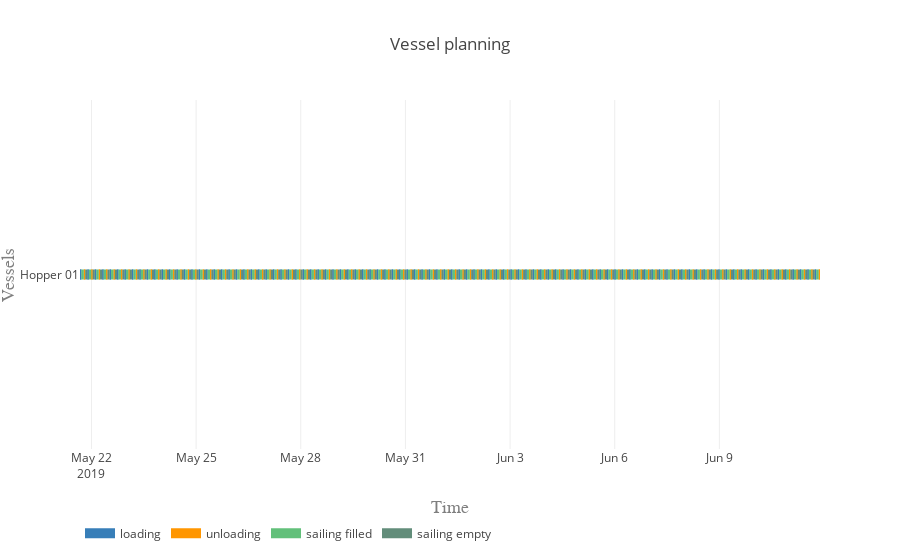

Notebook code cell kept with this figure:
### Markdown cell above
#### Vessel planning

### Code cell
vessels = [hopper]

activities = ['loading', 'unloading', 'sailing filled', 'sailing empty']
colors = {0:'rgb(55,126,184)', 1:'rgb(255,150,0)', 2:'rgb(98, 192, 122)', 3:'rgb(98, 141, 122)'}

plot.vessel_planning(vessels, activities, colors)

### Figure 1 — Plotly figure (JSON) as saved in the notebook; plotly's stock layout.template omitted (floating-point values rounded to 4 significant figures; data arrays with more than 128 entries replaced by an {"elided": "..."} marker saying what was removed)
{"data": [{"connectgaps": false, "hoverinfo": "y+name", "line": {"color": "rgb(55,126,184)", "width": 10}, "mode": "lines", "name": "loading", "type": "scatter", "uid": "17a843ac-4092-4dee-be05-b37c9521e66e", "x": {"elided": "1000 str values"}, "y": {"elided": "1000 str values"}}, {"connectgaps": false, "hoverinfo": "y+name", "line": {"color": "rgb(255,150,0)", "width": 10}, "mode": "lines", "name": "unloading", "type": "scatter", "uid": "b81844b8-6e2a-4923-9c31-ecf331bea270", "x": {"elided": "1000 str values"}, "y": {"elided": "1000 str values"}}, {"connectgaps": false, "hoverinfo": "y+name", "line": {"color": "rgb(98, 192, 122)", "width": 10}, "mode": "lines", "name": "sailing filled", "type": "scatter", "uid": "28d0ef14-372c-4396-8ddf-d7cb235b4bbe", "x": {"elided": "500 str values"}, "y": {"elided": "500 str values"}}, {"connectgaps": false, "hoverinfo": "y+name", "line": {"color": "rgb(98, 141, 122)", "width": 10}, "mode": "lines", "name": "sailing empty", "type": "scatter", "uid": "f66815aa-5d8c-4077-a0b6-13f303d07a7a", "x": {"elided": "495 str values"}, "y": {"elided": "495 str values"}}], "layout": {"hovermode": "closest", "legend": {"orientation": "h", "x": 0, "y": -0.2}, "title": {"text": "Vessel planning"}, "xaxis": {"range": ["2019-05-21 16:06:40", "2019-06-11 21:13:23.841877"], "title": {"font": {"color": "#7f7f7f", "family": "Courier New, monospace", "size": 18}, "text": "Time"}}, "yaxis": {"title": {"font": {"color": "#7f7f7f", "family": "Courier New, monospace", "size": 18}, "text": "Vessels"}}}}
